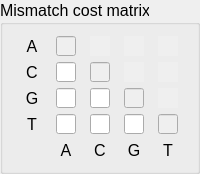
        <widget class="QGroupBox" name="groupBox">
         <property name="enabled">
          <bool>true</bool>
         </property>
         <property name="sizePolicy">
          <sizepolicy hsizetype="Fixed" vsizetype="Fixed">
           <horstretch>0</horstretch>
           <verstretch>0</verstretch>
          </sizepolicy>
         </property>
         <property name="font">
          <font>
           <pointsize>12</pointsize>
          </font>
         </property>
         <property name="mouseTracking">
          <bool>false</bool>
         </property>
         <property name="acceptDrops">
          <bool>false</bool>
         </property>
         <property name="title">
          <string>Mismatch cost matrix</string>
         </property>
         <layout class="QGridLayout" name="gridLayout">
          <item row="0" column="0">
           <widget class="QLabel" name="label_2">
            <property name="sizePolicy">
             <sizepolicy hsizetype="Fixed" vsizetype="Fixed">
              <horstretch>0</horstretch>
              <verstretch>0</verstretch>
             </sizepolicy>
            </property>
            <property name="minimumSize">
             <size>
              <width>20</width>
              <height>20</height>
             </size>
            </property>
            <property name="maximumSize">
             <size>
              <width>20</width>
              <height>20</height>
             </size>
            </property>
            <property name="text">
             <string>A</string>
            </property>
            <property name="alignment">
             <set>Qt::AlignCenter</set>
            </property>
           </widget>
          </item>
          <item row="0" column="1">
           <widget class="QLineEdit" name="lineEdit_AA">
            <property name="enabled">
             <bool>false</bool>
            </property>
            <property name="sizePolicy">
             <sizepolicy hsizetype="Fixed" vsizetype="Fixed">
              <horstretch>0</horstretch>
              <verstretch>0</verstretch>
             </sizepolicy>
            </property>
            <property name="minimumSize">
             <size>
              <width>20</width>
              <height>20</height>
             </size>
            </property>
            <property name="maximumSize">
             <size>
              <width>20</width>
              <height>20</height>
             </size>
            </property>
           </widget>
          </item>
          <item row="0" column="2">
           <widget class="QLineEdit" name="lineEdit_AC">
            <property name="enabled">
             <bool>false</bool>
            </property>
            <property name="sizePolicy">
             <sizepolicy hsizetype="Fixed" vsizetype="Fixed">
              <horstretch>0</horstretch>
              <verstretch>0</verstretch>
             </sizepolicy>
            </property>
            <property name="minimumSize">
             <size>
              <width>20</width>
              <height>20</height>
             </size>
            </property>
            <property name="maximumSize">
             <size>
              <width>20</width>
              <height>20</height>
             </size>
            </property>
            <property name="mouseTracking">
             <bool>false</bool>
            </property>
            <property name="acceptDrops">
             <bool>false</bool>
            </property>
            <property name="frame">
             <bool>false</bool>
            </property>
           </widget>
          </item>
          <item row="0" column="3">
           <widget class="QLineEdit" name="lineEdit_AG">
            <property name="enabled">
             <bool>false</bool>
            </property>
            <property name="sizePolicy">
             <sizepolicy hsizetype="Fixed" vsizetype="Fixed">
              <horstretch>0</horstretch>
              <verstretch>0</verstretch>
             </sizepolicy>
            </property>
            <property name="minimumSize">
             <size>
              <width>20</width>
              <height>20</height>
             </size>
            </property>
            <property name="maximumSize">
             <size>
              <width>20</width>
              <height>20</height>
             </size>
            </property>
            <property name="mouseTracking">
             <bool>false</bool>
            </property>
            <property name="acceptDrops">
             <bool>false</bool>
            </property>
            <property name="frame">
             <bool>false</bool>
            </property>
           </widget>
          </item>
          <item row="0" column="4">
           <widget class="QLineEdit" name="lineEdit_AT">
            <property name="enabled">
             <bool>false</bool>
            </property>
            <property name="sizePolicy">
             <sizepolicy hsizetype="Fixed" vsizetype="Fixed">
              <horstretch>0</horstretch>
              <verstretch>0</verstretch>
             </sizepolicy>
            </property>
            <property name="minimumSize">
             <size>
              <width>20</width>
              <height>20</height>
             </size>
            </property>
            <property name="maximumSize">
             <size>
              <width>20</width>
              <height>20</height>
             </size>
            </property>
            <property name="mouseTracking">
             <bool>false</bool>
            </property>
            <property name="acceptDrops">
             <bool>false</bool>
            </property>
            <property name="frame">
             <bool>false</bool>
            </property>
           </widget>
          </item>
          <item row="1" column="0">
           <widget class="QLabel" name="label_3">
            <property name="sizePolicy">
             <sizepolicy hsizetype="Fixed" vsizetype="Fixed">
              <horstretch>0</horstretch>
              <verstretch>0</verstretch>
             </sizepolicy>
            </property>
            <property name="minimumSize">
             <size>
              <width>20</width>
              <height>20</height>
             </size>
            </property>
            <property name="maximumSize">
             <size>
              <width>20</width>
              <height>20</height>
             </size>
            </property>
            <property name="text">
             <string>C</string>
            </property>
            <property name="alignment">
             <set>Qt::AlignCenter</set>
            </property>
           </widget>
          </item>
          <item row="1" column="1">
           <widget class="QLineEdit" name="lineEdit_CA">
            <property name="enabled">
             <bool>true</bool>
            </property>
            <property name="sizePolicy">
             <sizepolicy hsizetype="Fixed" vsizetype="Fixed">
              <horstretch>0</horstretch>
              <verstretch>0</verstretch>
             </sizepolicy>
            </property>
            <property name="minimumSize">
             <size>
              <width>20</width>
              <height>20</height>
             </size>
            </property>
            <property name="maximumSize">
             <size>
              <width>20</width>
              <height>20</height>
             </size>
            </property>
           </widget>
          </item>
          <item row="1" column="2">
           <widget class="QLineEdit" name="lineEdit_CC">
            <property name="enabled">
             <bool>false</bool>
            </property>
            <property name="sizePolicy">
             <sizepolicy hsizetype="Fixed" vsizetype="Fixed">
              <horstretch>0</horstretch>
              <verstretch>0</verstretch>
             </sizepolicy>
            </property>
            <property name="minimumSize">
             <size>
              <width>20</width>
              <height>20</height>
             </size>
            </property>
            <property name="maximumSize">
             <size>
              <width>20</width>
              <height>20</height>
             </size>
            </property>
           </widget>
          </item>
          <item row="1" column="3">
           <widget class="QLineEdit" name="lineEdit_CG">
            <property name="enabled">
             <bool>false</bool>
            </property>
            <property name="sizePolicy">
             <sizepolicy hsizetype="Fixed" vsizetype="Fixed">
              <horstretch>0</horstretch>
              <verstretch>0</verstretch>
             </sizepolicy>
            </property>
            <property name="minimumSize">
             <size>
              <width>20</width>
              <height>20</height>
             </size>
            </property>
            <property name="maximumSize">
             <size>
              <width>20</width>
              <height>20</height>
             </size>
            </property>
            <property name="mouseTracking">
             <bool>false</bool>
            </property>
            <property name="acceptDrops">
             <bool>false</bool>
            </property>
            <property name="frame">
             <bool>false</bool>
            </property>
           </widget>
          </item>
          <item row="1" column="4">
           <widget class="QLineEdit" name="lineEdit_CT">
            <property name="enabled">
             <bool>false</bool>
            </property>
            <property name="sizePolicy">
             <sizepolicy hsizetype="Fixed" vsizetype="Fixed">
              <horstretch>0</horstretch>
              <verstretch>0</verstretch>
             </sizepolicy>
            </property>
            <property name="minimumSize">
             <size>
              <width>20</width>
              <height>20</height>
             </size>
            </property>
            <property name="maximumSize">
             <size>
              <width>20</width>
              <height>20</height>
             </size>
            </property>
            <property name="mouseTracking">
             <bool>false</bool>
            </property>
            <property name="acceptDrops">
             <bool>false</bool>
            </property>
            <property name="frame">
             <bool>false</bool>
            </property>
           </widget>
          </item>
          <item row="2" column="0">
           <widget class="QLabel" name="label_4">
            <property name="sizePolicy">
             <sizepolicy hsizetype="Fixed" vsizetype="Fixed">
              <horstretch>0</horstretch>
              <verstretch>0</verstretch>
             </sizepolicy>
            </property>
            <property name="minimumSize">
             <size>
              <width>20</width>
              <height>20</height>
             </size>
            </property>
            <property name="maximumSize">
             <size>
              <width>20</width>
              <height>20</height>
             </size>
            </property>
            <property name="text">
             <string>G</string>
            </property>
            <property name="alignment">
             <set>Qt::AlignCenter</set>
            </property>
           </widget>
          </item>
          <item row="2" column="1">
           <widget class="QLineEdit" name="lineEdit_GA">
            <property name="enabled">
             <bool>true</bool>
            </property>
            <property name="sizePolicy">
             <sizepolicy hsizetype="Fixed" vsizetype="Fixed">
              <horstretch>0</horstretch>
              <verstretch>0</verstretch>
             </sizepolicy>
            </property>
            <property name="minimumSize">
             <size>
              <width>20</width>
              <height>20</height>
             </size>
            </property>
            <property name="maximumSize">
             <size>
              <width>20</width>
              <height>20</height>
             </size>
            </property>
           </widget>
          </item>
          <item row="2" column="2">
           <widget class="QLineEdit" name="lineEdit_GC">
            <property name="enabled">
             <bool>true</bool>
            </property>
            <property name="sizePolicy">
             <sizepolicy hsizetype="Fixed" vsizetype="Fixed">
              <horstretch>0</horstretch>
              <verstretch>0</verstretch>
             </sizepolicy>
            </property>
            <property name="minimumSize">
             <size>
              <width>20</width>
              <height>20</height>
             </size>
            </property>
            <property name="maximumSize">
             <size>
              <width>20</width>
              <height>20</height>
             </size>
            </property>
           </widget>
          </item>
          <item row="2" column="3">
           <widget class="QLineEdit" name="lineEdit_GG">
            <property name="enabled">
             <bool>false</bool>
            </property>
            <property name="sizePolicy">
             <sizepolicy hsizetype="Fixed" vsizetype="Fixed">
              <horstretch>0</horstretch>
              <verstretch>0</verstretch>
             </sizepolicy>
            </property>
            <property name="minimumSize">
             <size>
              <width>20</width>
              <height>20</height>
             </size>
            </property>
            <property name="maximumSize">
             <size>
              <width>20</width>
              <height>20</height>
             </size>
            </property>
           </widget>
          </item>
          <item row="2" column="4">
           <widget class="QLineEdit" name="lineEdit_GT">
            <property name="enabled">
             <bool>false</bool>
            </property>
            <property name="sizePolicy">
             <sizepolicy hsizetype="Fixed" vsizetype="Fixed">
              <horstretch>0</horstretch>
              <verstretch>0</verstretch>
             </sizepolicy>
            </property>
            <property name="minimumSize">
             <size>
              <width>20</width>
              <height>20</height>
             </size>
            </property>
            <property name="maximumSize">
             <size>
              <width>20</width>
              <height>20</height>
             </size>
            </property>
            <property name="mouseTracking">
             <bool>false</bool>
            </property>
            <property name="acceptDrops">
             <bool>false</bool>
            </property>
            <property name="frame">
             <bool>false</bool>
            </property>
           </widget>
          </item>
          <item row="3" column="0">
           <widget class="QLabel" name="label_5">
            <property name="sizePolicy">
             <sizepolicy hsizetype="Fixed" vsizetype="Fixed">
              <horstretch>0</horstretch>
              <verstretch>0</verstretch>
             </sizepolicy>
            </property>
            <property name="minimumSize">
             <size>
              <width>20</width>
              <height>20</height>
             </size>
            </property>
            <property name="maximumSize">
             <size>
              <width>20</width>
              <height>20</height>
             </size>
            </property>
            <property name="text">
             <string>T</string>
            </property>
            <property name="alignment">
             <set>Qt::AlignCenter</set>
            </property>
           </widget>
          </item>
          <item row="3" column="1">
           <widget class="QLineEdit" name="lineEdit_TA">
            <property name="enabled">
             <bool>true</bool>
            </property>
            <property name="sizePolicy">
             <sizepolicy hsizetype="Fixed" vsizetype="Fixed">
              <horstretch>0</horstretch>
              <verstretch>0</verstretch>
             </sizepolicy>
            </property>
            <property name="minimumSize">
             <size>
              <width>20</width>
              <height>20</height>
             </size>
            </property>
            <property name="maximumSize">
             <size>
              <width>20</width>
              <height>20</height>
             </size>
            </property>
           </widget>
          </item>
          <item row="3" column="2">
           <widget class="QLineEdit" name="lineEdit_TC">
            <property name="enabled">
             <bool>true</bool>
            </property>
            <property name="sizePolicy">
             <sizepolicy hsizetype="Fixed" vsizetype="Fixed">
              <horstretch>0</horstretch>
              <verstretch>0</verstretch>
             </sizepolicy>
            </property>
            <property name="minimumSize">
             <size>
              <width>20</width>
              <height>20</height>
             </size>
            </property>
            <property name="maximumSize">
             <size>
              <width>20</width>
              <height>20</height>
             </size>
            </property>
           </widget>
          </item>
          <item row="3" column="3">
           <widget class="QLineEdit" name="lineEdit_TG">
            <property name="sizePolicy">
             <sizepolicy hsizetype="Fixed" vsizetype="Fixed">
              <horstretch>0</horstretch>
              <verstretch>0</verstretch>
             </sizepolicy>
            </property>
            <property name="minimumSize">
             <size>
              <width>20</width>
              <height>20</height>
             </size>
            </property>
            <property name="maximumSize">
             <size>
              <width>20</width>
              <height>20</height>
             </size>
            </property>
           </widget>
          </item>
          <item row="3" column="4">
           <widget class="QLineEdit" name="lineEdit_TT">
            <property name="enabled">
             <bool>false</bool>
            </property>
            <property name="sizePolicy">
             <sizepolicy hsizetype="Fixed" vsizetype="Fixed">
              <horstretch>0</horstretch>
              <verstretch>0</verstretch>
             </sizepolicy>
            </property>
            <property name="minimumSize">
             <size>
              <width>20</width>
              <height>20</height>
             </size>
            </property>
            <property name="maximumSize">
             <size>
              <width>20</width>
              <height>20</height>
             </size>
            </property>
           </widget>
          </item>
          <item row="4" column="0">
           <widget class="QLabel" name="label">
            <property name="sizePolicy">
             <sizepolicy hsizetype="Fixed" vsizetype="Fixed">
              <horstretch>0</horstretch>
              <verstretch>0</verstretch>
             </sizepolicy>
            </property>
            <property name="minimumSize">
             <size>
              <width>20</width>
              <height>20</height>
             </size>
            </property>
            <property name="maximumSize">
             <size>
              <width>20</width>
              <height>20</height>
             </size>
            </property>
            <property name="text">
             <string/>
            </property>
            <property name="alignment">
             <set>Qt::AlignCenter</set>
            </property>
           </widget>
          </item>
          <item row="4" column="1">
           <widget class="QLabel" name="label_6">
            <property name="sizePolicy">
             <sizepolicy hsizetype="Fixed" vsizetype="Fixed">
              <horstretch>0</horstretch>
              <verstretch>0</verstretch>
             </sizepolicy>
            </property>
            <property name="minimumSize">
             <size>
              <width>20</width>
              <height>20</height>
             </size>
            </property>
            <property name="maximumSize">
             <size>
              <width>20</width>
              <height>20</height>
             </size>
            </property>
            <property name="text">
             <string>A</string>
            </property>
            <property name="alignment">
             <set>Qt::AlignCenter</set>
            </property>
           </widget>
          </item>
          <item row="4" column="2">
           <widget class="QLabel" name="label_7">
            <property name="sizePolicy">
             <sizepolicy hsizetype="Fixed" vsizetype="Fixed">
              <horstretch>0</horstretch>
              <verstretch>0</verstretch>
             </sizepolicy>
            </property>
            <property name="minimumSize">
             <size>
              <width>20</width>
              <height>20</height>
             </size>
            </property>
            <property name="maximumSize">
             <size>
              <width>20</width>
              <height>20</height>
             </size>
            </property>
            <property name="text">
             <string>C</string>
            </property>
            <property name="alignment">
             <set>Qt::AlignCenter</set>
            </property>
           </widget>
          </item>
          <item row="4" column="3">
           <widget class="QLabel" name="label_8">
            <property name="sizePolicy">
             <sizepolicy hsizetype="Fixed" vsizetype="Fixed">
              <horstretch>0</horstretch>
              <verstretch>0</verstretch>
             </sizepolicy>
            </property>
            <property name="minimumSize">
             <size>
              <width>20</width>
              <height>20</height>
             </size>
            </property>
            <property name="maximumSize">
             <size>
              <width>20</width>
              <height>20</height>
             </size>
            </property>
            <property name="text">
             <string>G</string>
            </property>
            <property name="alignment">
             <set>Qt::AlignCenter</set>
            </property>
           </widget>
          </item>
          <item row="4" column="4">
           <widget class="QLabel" name="label_9">
            <property name="sizePolicy">
             <sizepolicy hsizetype="Fixed" vsizetype="Fixed">
              <horstretch>0</horstretch>
              <verstretch>0</verstretch>
             </sizepolicy>
            </property>
            <property name="minimumSize">
             <size>
              <width>20</width>
              <height>20</height>
             </size>
            </property>
            <property name="maximumSize">
             <size>
              <width>20</width>
              <height>20</height>
             </size>
            </property>
            <property name="text">
             <string>T</string>
            </property>
            <property name="alignment">
             <set>Qt::AlignCenter</set>
            </property>
           </widget>
          </item>
         </layout>
        </widget>
